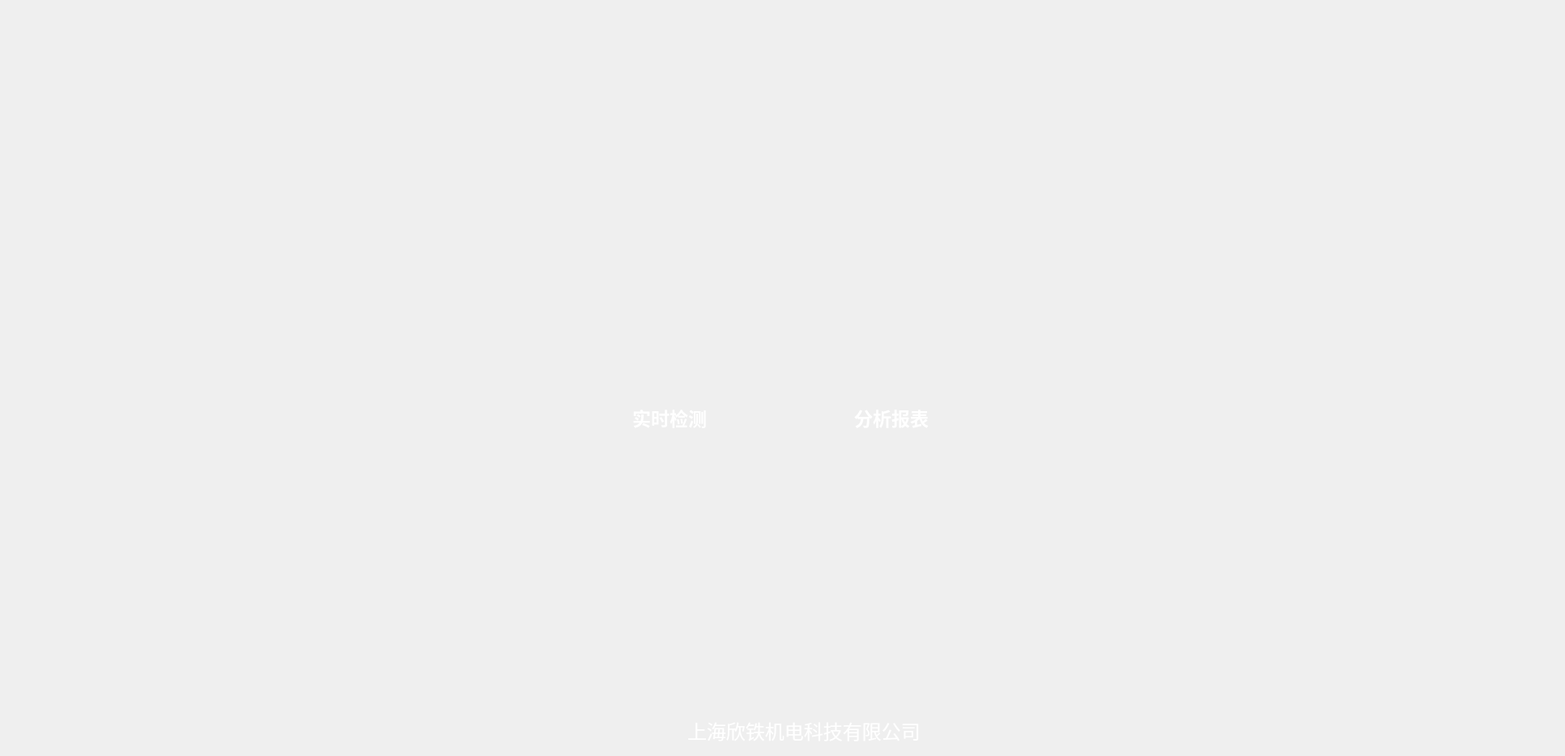
        <widget class="QWidget" name="mainHome">
         <property name="font">
          <font>
           <family>黑体</family>
          </font>
         </property>
         <widget class="QLabel" name="stateLight_3">
          <property name="geometry">
           <rect>
            <x>20</x>
            <y>60</y>
            <width>61</width>
            <height>61</height>
           </rect>
          </property>
          <property name="styleSheet">
           <string notr="true"/>
          </property>
          <property name="text">
           <string/>
          </property>
         </widget>
         <widget class="QWidget" name="layoutWidget">
          <property name="geometry">
           <rect>
            <x>380</x>
            <y>880</y>
            <width>1307</width>
            <height>45</height>
           </rect>
          </property>
          <layout class="QHBoxLayout" name="horizontalLayout_5">
           <item>
            <spacer name="horizontalSpacer_9">
             <property name="orientation">
              <enum>Qt::Horizontal</enum>
             </property>
             <property name="sizeHint" stdset="0">
              <size>
               <width>268</width>
               <height>20</height>
              </size>
             </property>
            </spacer>
           </item>
           <item>
            <layout class="QHBoxLayout" name="horizontalLayout_4">
             <property name="leftMargin">
              <number>100</number>
             </property>
             <item>
              <widget class="QLabel" name="Logo2">
               <property name="minimumSize">
                <size>
                 <width>80</width>
                 <height>41</height>
                </size>
               </property>
               <property name="maximumSize">
                <size>
                 <width>80</width>
                 <height>41</height>
                </size>
               </property>
               <property name="text">
                <string/>
               </property>
               <property name="scaledContents">
                <bool>true</bool>
               </property>
              </widget>
             </item>
             <item>
              <widget class="QLabel" name="firm_home">
               <property name="minimumSize">
                <size>
                 <width>400</width>
                 <height>41</height>
                </size>
               </property>
               <property name="maximumSize">
                <size>
                 <width>600</width>
                 <height>41</height>
                </size>
               </property>
               <property name="font">
                <font>
                 <family>黑体</family>
                 <pointsize>18</pointsize>
                 <kerning>true</kerning>
                </font>
               </property>
               <property name="styleSheet">
                <string notr="true">color: rgb(255, 255, 255);</string>
               </property>
               <property name="text">
                <string>上海欣铁机电科技有限公司</string>
               </property>
               <property name="scaledContents">
                <bool>false</bool>
               </property>
               <property name="alignment">
                <set>Qt::AlignLeading|Qt::AlignLeft|Qt::AlignVCenter</set>
               </property>
               <property name="wordWrap">
                <bool>false</bool>
               </property>
               <property name="margin">
                <number>5</number>
               </property>
              </widget>
             </item>
            </layout>
           </item>
           <item>
            <spacer name="horizontalSpacer_10">
             <property name="orientation">
              <enum>Qt::Horizontal</enum>
             </property>
             <property name="sizeHint" stdset="0">
              <size>
               <width>438</width>
               <height>20</height>
              </size>
             </property>
            </spacer>
           </item>
          </layout>
         </widget>
         <widget class="QWidget" name="layoutWidget">
          <property name="geometry">
           <rect>
            <x>3</x>
            <y>52</y>
            <width>1921</width>
            <height>691</height>
           </rect>
          </property>
          <layout class="QVBoxLayout" name="verticalLayout_2">
           <item>
            <layout class="QHBoxLayout" name="horizontalLayout_6">
             <item>
              <widget class="QFrame" name="frame">
               <property name="frameShape">
                <enum>QFrame::StyledPanel</enum>
               </property>
               <property name="frameShadow">
                <enum>QFrame::Raised</enum>
               </property>
              </widget>
             </item>
            </layout>
           </item>
           <item>
            <spacer name="verticalSpacer_2">
             <property name="orientation">
              <enum>Qt::Vertical</enum>
             </property>
             <property name="sizeType">
              <enum>QSizePolicy::Preferred</enum>
             </property>
             <property name="sizeHint" stdset="0">
              <size>
               <width>17</width>
               <height>188</height>
              </size>
             </property>
            </spacer>
           </item>
           <item>
            <layout class="QHBoxLayout" name="horizontalLayout">
             <item>
              <widget class="QLabel" name="labImg">
               <property name="sizePolicy">
                <sizepolicy hsizetype="Expanding" vsizetype="Preferred">
                 <horstretch>0</horstretch>
                 <verstretch>0</verstretch>
                </sizepolicy>
               </property>
               <property name="minimumSize">
                <size>
                 <width>800</width>
                 <height>150</height>
                </size>
               </property>
               <property name="maximumSize">
                <size>
                 <width>16777215</width>
                 <height>200</height>
                </size>
               </property>
               <property name="font">
                <font>
                 <family>微软雅黑</family>
                 <pointsize>35</pointsize>
                </font>
               </property>
               <property name="styleSheet">
                <string notr="true"/>
               </property>
               <property name="text">
                <string/>
               </property>
               <property name="alignment">
                <set>Qt::AlignCenter</set>
               </property>
              </widget>
             </item>
            </layout>
           </item>
           <item>
            <spacer name="verticalSpacer">
             <property name="orientation">
              <enum>Qt::Vertical</enum>
             </property>
             <property name="sizeType">
              <enum>QSizePolicy::Expanding</enum>
             </property>
             <property name="sizeHint" stdset="0">
              <size>
               <width>17</width>
               <height>37</height>
              </size>
             </property>
            </spacer>
           </item>
           <item>
            <layout class="QHBoxLayout" name="horizontalLayout_2">
             <item>
              <spacer name="horizontalSpacer_7">
               <property name="orientation">
                <enum>Qt::Horizontal</enum>
               </property>
               <property name="sizeHint" stdset="0">
                <size>
                 <width>418</width>
                 <height>20</height>
                </size>
               </property>
              </spacer>
             </item>
             <item>
              <widget class="QToolButton" name="tbn_checkRealtime">
               <property name="minimumSize">
                <size>
                 <width>100</width>
                 <height>150</height>
                </size>
               </property>
               <property name="maximumSize">
                <size>
                 <width>91</width>
                 <height>150</height>
                </size>
               </property>
               <property name="font">
                <font>
                 <family>黑体</family>
                 <pointsize>17</pointsize>
                 <weight>75</weight>
                 <bold>true</bold>
                </font>
               </property>
               <property name="styleSheet">
                <string notr="true">border:none;
color: rgb(255, 255, 255);</string>
               </property>
               <property name="text">
                <string>实时检测</string>
               </property>
               <property name="icon">
                <iconset resource="SCRail.qrc">
                 <normaloff>:/SCRail/Resources/ImageFolder/checkImage.png</normaloff>:/SCRail/Resources/ImageFolder/checkImage.png</iconset>
               </property>
               <property name="iconSize">
                <size>
                 <width>88</width>
                 <height>88</height>
                </size>
               </property>
               <property name="popupMode">
                <enum>QToolButton::DelayedPopup</enum>
               </property>
               <property name="toolButtonStyle">
                <enum>Qt::ToolButtonTextUnderIcon</enum>
               </property>
               <property name="autoRaise">
                <bool>true</bool>
               </property>
               <property name="arrowType">
                <enum>Qt::NoArrow</enum>
               </property>
              </widget>
             </item>
             <item>
              <spacer name="horizontalSpacer_6">
               <property name="orientation">
                <enum>Qt::Horizontal</enum>
               </property>
               <property name="sizeType">
                <enum>QSizePolicy::Fixed</enum>
               </property>
               <property name="sizeHint" stdset="0">
                <size>
                 <width>168</width>
                 <height>20</height>
                </size>
               </property>
              </spacer>
             </item>
             <item>
              <widget class="QToolButton" name="tbn_statistical">
               <property name="minimumSize">
                <size>
                 <width>100</width>
                 <height>150</height>
                </size>
               </property>
               <property name="maximumSize">
                <size>
                 <width>91</width>
                 <height>150</height>
                </size>
               </property>
               <property name="font">
                <font>
                 <family>黑体</family>
                 <pointsize>17</pointsize>
                 <weight>75</weight>
                 <bold>true</bold>
                </font>
               </property>
               <property name="styleSheet">
                <string notr="true">border:none;
color: rgb(255, 255, 255);</string>
               </property>
               <property name="text">
                <string>分析报表</string>
               </property>
               <property name="icon">
                <iconset resource="SCRail.qrc">
                 <normaloff>:/SCRail/Resources/ImageFolder/statistcsImage.png</normaloff>:/SCRail/Resources/ImageFolder/statistcsImage.png</iconset>
               </property>
               <property name="iconSize">
                <size>
                 <width>88</width>
                 <height>88</height>
                </size>
               </property>
               <property name="toolButtonStyle">
                <enum>Qt::ToolButtonTextUnderIcon</enum>
               </property>
               <property name="autoRaise">
                <bool>true</bool>
               </property>
               <property name="arrowType">
                <enum>Qt::NoArrow</enum>
               </property>
              </widget>
             </item>
             <item>
              <spacer name="horizontalSpacer_8">
               <property name="orientation">
                <enum>Qt::Horizontal</enum>
               </property>
               <property name="sizeHint" stdset="0">
                <size>
                 <width>158</width>
                 <height>20</height>
                </size>
               </property>
              </spacer>
             </item>
            </layout>
           </item>
           <item>
            <spacer name="verticalSpacer_8">
             <property name="orientation">
              <enum>Qt::Vertical</enum>
             </property>
             <property name="sizeHint" stdset="0">
              <size>
               <width>20</width>
               <height>40</height>
              </size>
             </property>
            </spacer>
           </item>
           <item>
            <spacer name="verticalSpacer_3">
             <property name="orientation">
              <enum>Qt::Vertical</enum>
             </property>
             <property name="sizeHint" stdset="0">
              <size>
               <width>14</width>
               <height>112</height>
              </size>
             </property>
            </spacer>
           </item>
          </layout>
         </widget>
         <zorder>layoutWidget</zorder>
         <zorder>layoutWidget</zorder>
         <zorder>stateLight_3</zorder>
         <zorder>verticalSpacer_3</zorder>
        </widget>
